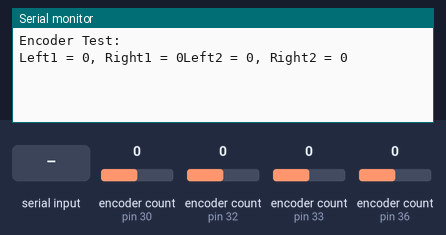
A sketch run on a simulated Arduino Mega 2560, built with avr-gcc and run on an emulated ATmega2560. Shown: the last lines printed to the serial monitor. The test bench sets the inputs (shaded band); at power-on: encoder count (sensors on pin 30, pin 32, pin 33, pin 36) 0.

Above: at 1.2 s.
1.3 s: "1" received over Serial
At 2.5 s:
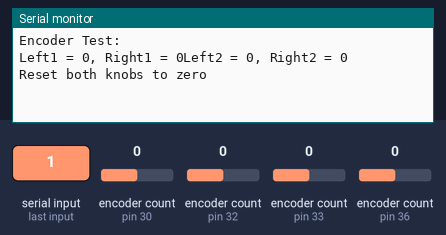
2.8 s: encoder count (sensor on pin 30) set to 1
At 3.7 s:
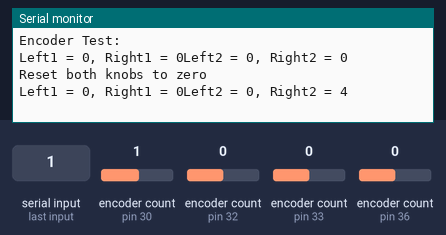
4.3 s: encoder count (sensor on pin 32) set to 1
At 4.9 s:
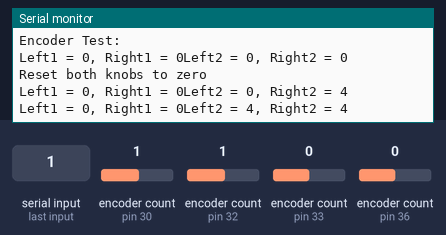
5.8 s: encoder count (sensor on pin 33) set to 1
At 7.0 s:
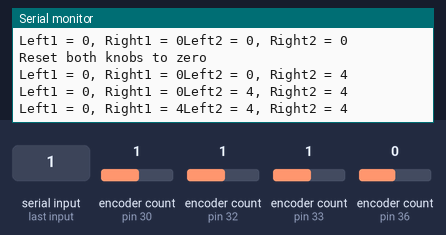
7.3 s: encoder count (sensor on pin 36) set to 1
At 8.4 s:
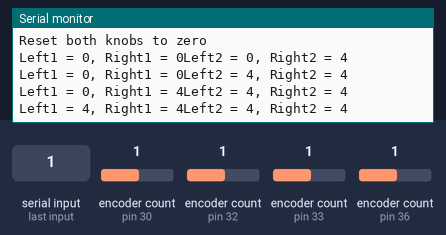
8.8 s: encoder count (sensor on pin 30) set to 2
At 9.5 s:
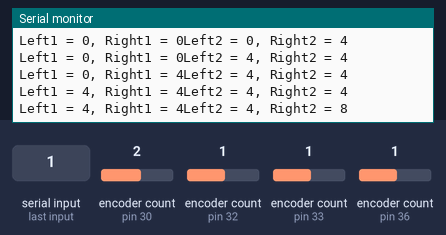

The sketch:

encoder_test.ino
```cpp
#define ENCODER_OPTIMIZE_INTERRUPTS // comment this out on Non-Teensy boards
#include <Encoder.h>

Encoder EncR1(33, 34);
long positionRight1 = -999;

Encoder EncL1(36, 35);
long positionLeft1 = -999;

Encoder EncL2(32, 31);
long positionLeft2 = -999;

Encoder EncR2(30, 29);
long positionRight2 = -999;


void setup() {

  Serial.begin(9600);
  Serial.println("Encoder Test:");
}

void loop() {
  long newLeft1, newRight1, newLeft2, newRight2;
  newLeft1 = EncL1.read();
  newRight1 = EncR1.read();
  newLeft2 = EncL2.read();
  newRight2 = EncR2.read();
  if (newLeft1 != positionLeft1 || newRight1 != positionRight1 || newLeft2 != positionLeft2 || newRight2 != positionRight2) {
    Serial.print("Left1 = ");
    Serial.print(newLeft1);
    Serial.print(", Right1 = ");
    Serial.print(newRight1);
    Serial.print("Left2 = ");
    Serial.print(newLeft2);
    Serial.print(", Right2 = ");
    Serial.print(newRight2);
    Serial.println();
    positionLeft1 = newLeft1;
    positionRight1 = newRight1;
    positionLeft2 = newLeft2;
    positionRight2 = newRight2;
  }
  // if a character is sent from the serial monitor,
  // reset both back to zero.
  if (Serial.available()) {
    Serial.read();
    Serial.println("Reset both knobs to zero");
    EncL1.write(0);
    EncR1.write(0);
    EncL2.write(0);
    EncR2.write(0);
  }
}
```

Measured:
- after the input at 1.3 s, the serial monitor: prints a new line at once (image 1)
- after the input at 2.8 s, the serial monitor: prints a new line at once (image 2)
- after the input at 4.3 s, the serial monitor: prints a new line at once (image 3)
- after the input at 5.8 s, the serial monitor: prints a new line at once (image 4)
- after the input at 7.3 s, the serial monitor: prints a new line at once (image 5)
- after the input at 8.8 s, the serial monitor: prints a new line at once (image 6)
